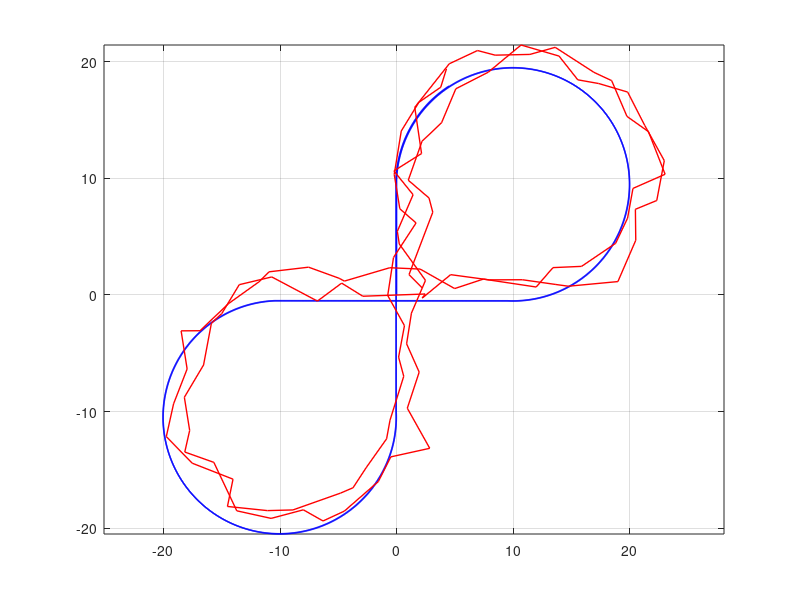
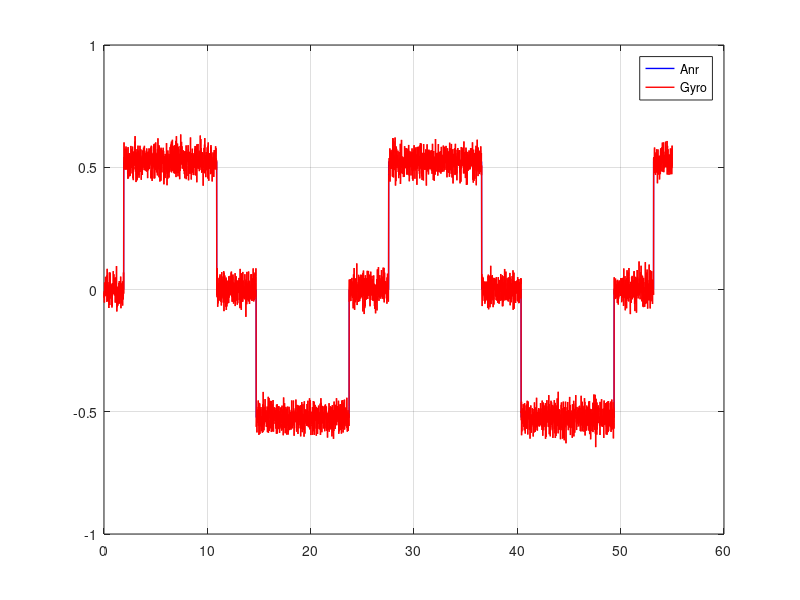
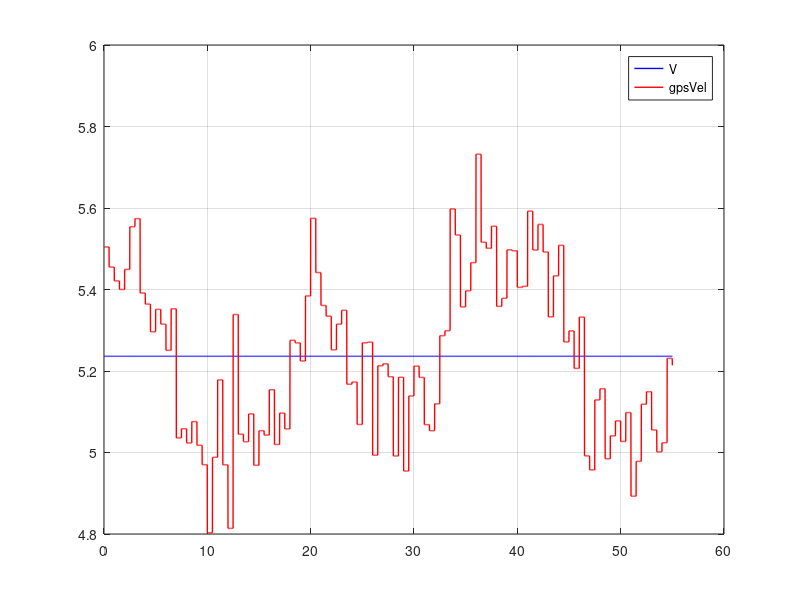
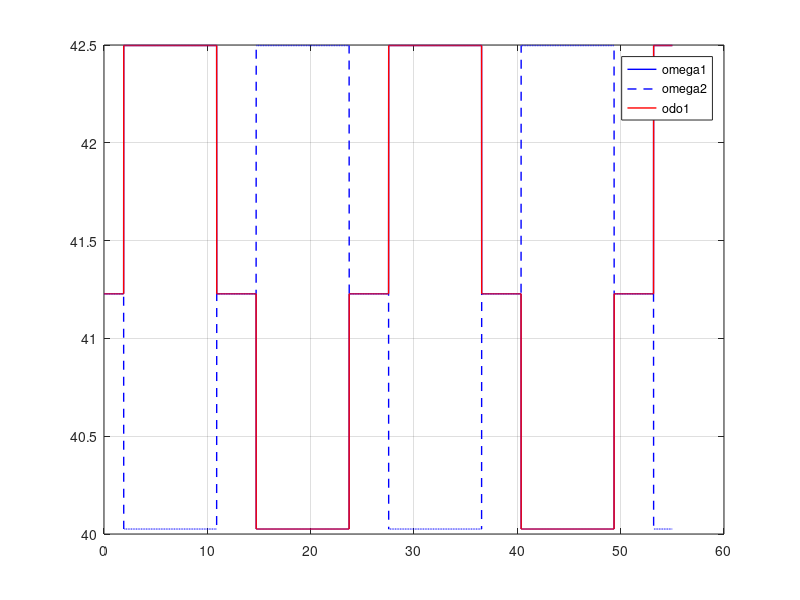

Reproduce these figures in MATLAB, in order.
close all
clear
lf = 0.4;
lr = 0.4;
lw = 0.6;
a = 0.05; % nkr wheel scaling for drawing purpose
rw = 0.254/2;
dt = 0.01;
simTime = 55;
nSim = simTime / dt;


%% Arrays init
Time = zeros(nSim, 1);
% NKR params
V = zeros(nSim, 1);
Anr = zeros(nSim, 1);
Heading = zeros(nSim, 1);
X = zeros(nSim, 1);
Y = zeros(nSim, 1);
w = zeros(nSim, 4);
gamma = zeros(nSim, 2);
Betta = zeros(nSim, 4);
% Measurements
odo_w = zeros(nSim, 4);
gps_pos = zeros(nSim, 2);
gps_vel = zeros(nSim, 2);
gyro_anr = zeros(nSim, 1);
odo_gamma = zeros(nSim, 1);

odo_coords = zeros(nSim, 3);
% store navigation solution

V1 = zeros(nSim, 1);
V2 = zeros(nSim, 1);
V3 = zeros(nSim, 1);
V4 = zeros(nSim, 1);

trajPhase = 1;
trajConst = 1.91;
trajTimer = 1.91;

odoX = 0;
odoY = 0;
odoHeading = 0;


%% Measurement errors parameters
odometer_error = 0.00; % percent (max error)
odometer_noise = 0.0; % rad/sec
gps_pos_error = 2.0; % meters (max error)
gps_pos_noise = 0.75; % meters
gps_vel_error = 0.2; % m/s (max error)
gps_vel_noise = 0.1; % m/s
gyro_bias = 0;%normrnd(0, 0.1); % rad/s
gyro_noise = 2*pi/180; % rad/s
odo_gamma_noise = 0.010; % rad

%% Slipping parameters
slipping_period1 = 30;
slipping_period2 = 55;
slipping_amp1 = 0;%0.02;
slipping_amp2 = 0;%-0.03;


%% Main cycle
for i = 1:nSim
    Time(i) = i * dt;
    V(i) = 5.236; % constant velocity
    %% Motion setup
    if Time(i) >= trajTimer
        trajPhase = trajPhase + 1;
        if rem(trajPhase, 2) == 0
            trajTimer = trajTimer + 9; % 9 seconds for rotation arc
        else
            trajTimer = trajTimer + 2*trajConst; % 3.82 seconds for straight line
        end
    end
    gamma_mean = 0;
    
    % slipping angles
    Betta(i,1) = slipping_amp1 * sin(Time(i)/slipping_period1);
    Betta(i,2) = slipping_amp2 * cos(Time(i)/slipping_period2);
    Betta(i,3) = slipping_amp2 * sin(Time(i)/slipping_period1);
    Betta(i,4) = slipping_amp1 * sin(Time(i)/slipping_period2);
    
    if rem(trajPhase, 2) ~= 0 % odd phase
        Anr(i) = 0;
        gamma(i,:) = [0, 0];
    else                        % even phase
        if rem(trajPhase, 4) == 2
%             Anr(i) = pi/6; % turn right on every 2nd phase
            % gamma_mean + (betta1 + betta2)/2 = atan(tanval)
            % tanval - tan((betta3 + betta4)/2) = tan(0.0799)
            % tanval = tan(gamma_mean + (betta1 + betta2)/2)
            tanval =  tan(0.0799) + tan((Betta(i,3) + Betta(i,4)) / 2);
            gamma_mean = atan(tanval) - (Betta(i,1) + Betta(i,2)) / 2;
%             gamma_mean = 0.0799 ;% will be equal to 0.5236 rad/s
            gamma(i,1) = gamma_mean - gamma_mean^2*lw/(lf+lr);
            gamma(i,2) = gamma_mean + gamma_mean^2*lw/(lf+lr);
        else
%             Anr(i) = -pi/6; % turn left on every 4th phase
            %gamma_mean = -0.0799; % will be equal to -0.5236 rad/s
            tanval =  tan(-0.0799) + tan((Betta(i,3) + Betta(i,4)) / 2);
            gamma_mean = atan(tanval) - (Betta(i,1) + Betta(i,2)) / 2;
            gamma(i,1) = gamma_mean - gamma_mean^2*lw/(lf+lr);
            gamma(i,2) = gamma_mean + gamma_mean^2*lw/(lf+lr);
        end
    end
    %% Wheels kinematics
    % Linear speed of each wheel
    V1(i) = V(i); V2(i) = V(i); V3(i) = V(i); V4(i) = V(i);
    A1 = 0; A2 = 0; A3 = 0; A4 = 0;
    

    Vxb = 0.25 * ( V(i)*cos(gamma(i,1) + Betta(i,1)) + V(i)*cos(gamma(i,2) + Betta(i,2)) + V(i)*cos(Betta(i,3)) + V(i)*cos(Betta(i,4)));
    Vyb = 0.25 * ( V(i)*sin(gamma(i,1) + Betta(i,1)) + V(i)*sin(gamma(i,2) + Betta(i,2)) + V(i)*sin(Betta(i,3)) + V(i)*sin(Betta(i,4)));
    B = atan(Vyb/Vxb);
    Anr(i) = V(i)*cos(B)*(tan(gamma_mean + 0.5*Betta(i,1) + 0.5*Betta(i,2)) - tan(0.5*Betta(i,3) + 0.5*Betta(i,4))) / (lf + lr);
    Rc = abs(V(i) / Anr(i));
    
    % If robot is turning - they differ
    if rem(trajPhase, 2) == 0
        V1(i) = abs(Anr(i)) * sqrt(lf^2 + ( Rc + lw/2 * sign(Anr(i)))^2);
        V2(i) = abs(Anr(i)) * sqrt(lf^2 + ( Rc - lw/2 * sign(Anr(i)))^2);
        V3(i) = abs(Anr(i)) * sqrt(lf^2 + ( Rc + lw/2 * sign(Anr(i)))^2);
        V4(i) = abs(Anr(i)) * sqrt(lf^2 + ( Rc - lw/2 * sign(Anr(i)))^2);
    end
    w(i,:) = [V1(i)/rw V2(i)/rw V3(i)/rw V4(i)/rw];

    %% True model parameters
    if i == 1
        X(i) = 0;
        Y(i) = 0;
        Heading(i) = 0;
    else
        Heading(i) = Heading(i-1) + Anr(i)*dt;
        X(i) = X(i-1) + V(i)*cos(Heading(i) + B)*dt;
        Y(i) = Y(i-1) + V(i)*sin(Heading(i) + B)*dt;
    end  

    %% Measurements model
    % Odometer errors
    odo_error1 = odometer_error * sin(Time(i)/25);
    odo_error2 = odometer_error * sin(Time(i)/18);
    odo_error3 = odometer_error * sin(Time(i)/11);
    odo_error4 = odometer_error * sin(Time(i)/8);
    odo_w(i,:) = [w(i,1) * (1 + odo_error1) + normrnd(0, odometer_noise),...
        w(i,2) * (1 + odo_error2) + normrnd(0, odometer_noise),...
        w(i,3) * (1 + odo_error3) + normrnd(0, odometer_noise),...
        w(i,4) * (1 + odo_error4) + normrnd(0, odometer_noise)];
    odo_gamma(i) = gamma_mean + normrnd(0, odo_gamma_noise);
%     odo_gamma(i) = gamma_error - gamma_error^2*lw/(lf+lr);
%     odo_gamma(i,2) = gamma_error + gamma_error^2*lw/(lf+lr);
    % GPS position errors
    if rem(i, 50) == 0 || i == 1
        gps_pos_errorX = gps_pos_error * sin(Time(i)/25);
        gps_pos_errorY = gps_pos_error * cos(Time(i)/35);
        gps_pos(i,:) = [X(i) + gps_pos_errorX + normrnd(0, gps_pos_noise),...
        Y(i) + gps_pos_errorY + normrnd(0, gps_pos_noise)];
        % GPS velocity errors
        gps_vel_errorX = gps_vel_error * cos(Time(i)/15);
        gps_vel_errorY = gps_vel_error * sin(Time(i)/8);
        gps_vel(i,:) = [V(i)*cos(Heading(i)) + gps_vel_errorX + normrnd(0, gps_vel_noise),...
        V(i)*sin(Heading(i)) + gps_vel_errorY + normrnd(0, gps_vel_noise)];
    else
        gps_pos(i,:) = gps_pos(i-1,:);
        gps_vel(i,:) = gps_vel(i-1,:);
    end
    % Gyroscope errors
    gyro_anr(i) = Anr(i) + gyro_bias + normrnd(0, gyro_noise);
    %% Baseline model

end



figure('Name', 'Robot trajectory');
plot(Y,X, 'b', 'LineWidth', 1.0)
axis equal
grid on
hold on
plot(gps_pos(:,2), gps_pos(:,1), 'r', 'LineWidth', 1.0)

figure('Name', 'Robot rotation velocity');
plot(Time, Anr, 'b', 'LineWidth', 1.0)
grid on
hold on
plot(Time, gyro_anr, 'r', 'LineWidth', 1.0)
legend Anr Gyro

figure('Name', 'Robot velocity');
plot(Time, V, 'b', 'LineWidth', 1.0)
grid on
hold on
plot(Time, sqrt(gps_vel(:,1).^2 + gps_vel(:,2).^2), 'r', 'LineWidth', 1.0)
legend V gpsVel

figure('Name', 'Encoder readings');
plot(Time, w(:,1), 'b', 'LineWidth', 1.0)
grid on
hold on
plot(Time, w(:,2), '--b', 'LineWidth', 1.0)
plot(Time, odo_w(:,1), 'r', 'LineWidth', 1.0)
legend omega1 omega2 odo1

figure('Name', 'Gamma readings');
plot(Time, gamma(:,1), 'b', 'LineWidth', 1.0)
grid on
hold on
plot(Time, gamma(:,2), 'r', 'LineWidth', 1.0)
plot(Time, odo_gamma, 'g', 'LineWidth', 1.0)
% plot(Time, odo_gamma(:,2), '--r', 'LineWidth', 1.0)
legend gamma1 gamma2 odo

clearvars -except odo_gamma Time odo_w gps_vel gps_pos gyro_anr X Y Heading Betta V Anr w gamma
